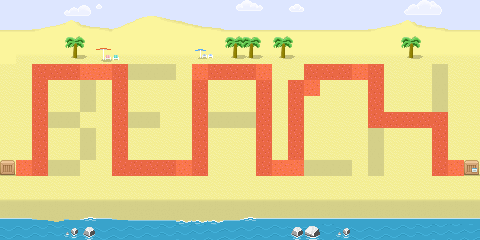

This game map was drawn from its Tiled (.tmx) file and the tilesets committed beside it. A one-line description and the full map source follow:
An orthogonal 30x15 tile map with 16x16 px tiles, 2 tile layers (Level, Waypoints).

<map version="1.0" tiledversion="1.1.3" orientation="orthogonal" renderorder="right-down" width="30" height="15" tilewidth="16" tileheight="16" infinite="0" nextobjectid="1">
 <tileset firstgid="1" name="Sprites" tilewidth="16" tileheight="16" tilecount="140" columns="10">
  <image source="map.png" width="160" height="224" />
 </tileset>
 <layer name="Level" width="30" height="15">
  <data encoding="csv">
21,21,21,21,15,16,17,21,21,21,21,21,21,21,26,27,28,21,22,21,21,21,21,21,21,12,13,14,21,21,
31,31,32,33,34,40,30,35,36,37,38,39,40,30,31,31,31,31,31,31,31,31,31,32,33,34,40,30,31,31,
41,41,41,41,44,45,41,41,41,41,41,41,41,41,44,46,45,44,45,41,41,41,41,41,41,44,45,41,41,41,
41,51,51,51,54,55,57,58,51,51,51,51,53,52,54,56,55,54,55,51,51,51,51,51,51,54,55,51,51,51,
61,61,77,77,77,66,66,77,76,76,76,61,66,77,77,77,66,61,61,77,77,77,66,77,61,61,61,76,61,61,
61,61,77,61,61,76,61,77,61,61,61,61,77,61,61,61,77,61,77,66,61,61,61,77,61,61,61,76,61,61,
61,61,77,61,61,76,61,77,61,61,61,61,77,61,61,61,77,61,77,61,61,61,61,77,61,61,61,76,61,61,
61,61,77,76,76,61,61,77,76,76,61,61,77,76,76,76,77,61,77,61,61,61,61,77,77,77,77,77,61,61,
61,61,77,61,61,76,61,77,61,61,61,61,77,61,61,61,77,61,77,61,61,61,61,76,61,61,61,77,61,61,
61,61,77,61,61,76,61,77,61,61,61,61,77,61,61,61,77,61,77,61,61,61,61,76,61,61,61,77,61,61,
64,66,77,76,76,61,61,77,77,77,77,66,77,61,61,61,77,66,66,76,76,76,61,76,61,61,61,77,66,65,
61,61,61,61,61,61,61,61,61,61,61,61,61,61,61,61,61,61,61,61,61,61,61,61,61,61,61,61,61,61,
71,71,71,71,71,71,71,71,71,71,71,71,71,71,71,71,71,71,71,71,71,71,71,71,71,71,71,71,71,71,
81,81,82,83,82,86,81,82,85,85,85,84,84,84,85,86,81,81,81,81,81,81,81,81,81,81,81,81,81,81,
91,92,93,94,120,110,98,91,92,93,94,95,96,97,98,91,92,93,110,100,96,120,98,91,92,93,94,95,96,97
</data>
 </layer>
 <layer name="Waypoints" width="30" height="15">
  <data encoding="csv">
0,0,0,0,0,0,0,0,0,0,0,0,0,0,0,0,0,0,0,0,0,0,0,0,0,0,0,0,0,0,
0,0,0,0,0,0,0,0,0,0,0,0,0,0,0,0,0,0,0,0,0,0,0,0,0,0,0,0,0,0,
0,0,0,0,0,0,0,0,0,0,0,0,0,0,0,0,0,0,0,0,0,0,0,0,0,0,0,0,0,0,
0,0,0,0,0,0,0,0,0,0,0,0,0,0,0,0,0,0,0,0,0,0,0,0,0,0,0,0,0,0,
0,0,140,140,140,140,140,140,0,0,0,0,140,140,140,140,140,0,0,140,140,140,140,140,0,0,0,0,0,0,
0,0,140,0,0,0,0,140,0,0,0,0,140,0,0,0,140,0,140,140,0,0,0,140,0,0,0,0,0,0,
0,0,140,0,0,0,0,140,0,0,0,0,140,0,0,0,140,0,140,0,0,0,0,140,0,0,0,0,0,0,
0,0,140,0,0,0,0,140,0,0,0,0,140,0,0,0,140,0,140,0,0,0,0,140,140,140,140,140,0,0,
0,0,140,0,0,0,0,140,0,0,0,0,140,0,0,0,140,0,140,0,0,0,0,0,0,0,0,140,0,0,
0,0,140,0,0,0,0,140,0,0,0,0,140,0,0,0,140,0,140,0,0,0,0,0,0,0,0,140,0,0,
0,140,140,0,0,0,0,140,140,140,140,140,140,0,0,0,140,140,140,0,0,0,0,0,0,0,0,140,140,0,
0,0,0,0,0,0,0,0,0,0,0,0,0,0,0,0,0,0,0,0,0,0,0,0,0,0,0,0,0,0,
0,0,0,0,0,0,0,0,0,0,0,0,0,0,0,0,0,0,0,0,0,0,0,0,0,0,0,0,0,0,
0,0,0,0,0,0,0,0,0,0,0,0,0,0,0,0,0,0,0,0,0,0,0,0,0,0,0,0,0,0,
0,0,0,0,0,0,0,0,0,0,0,0,0,0,0,0,0,0,0,0,0,0,0,0,0,0,0,0,0,0
</data>
 </layer>
</map>
